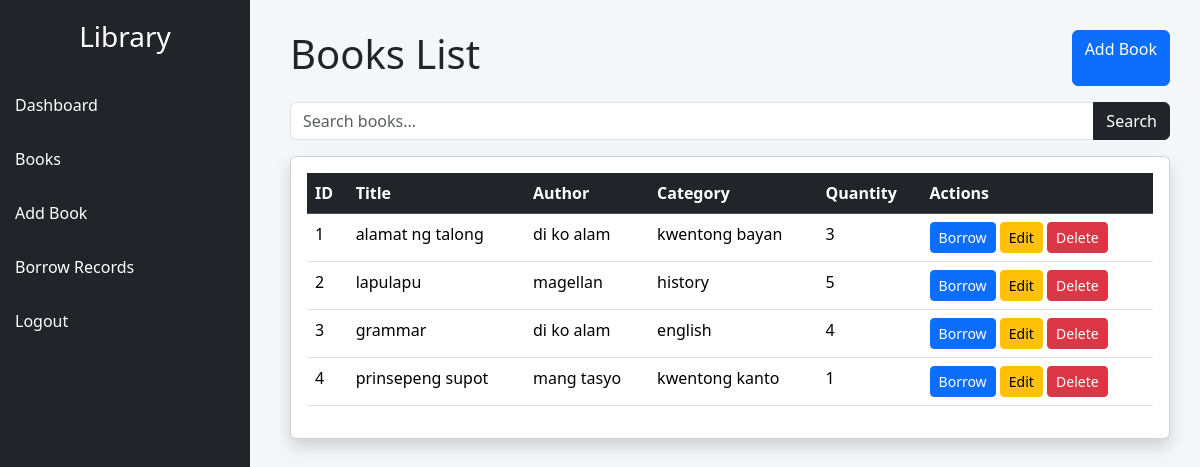
/books (signed in), run on the app's committed database.
### tables this page shows
CREATE TABLE books (
    id INTEGER PRIMARY KEY AUTOINCREMENT,
    title TEXT NOT NULL,
    author TEXT NOT NULL,
    category TEXT NOT NULL,
    quantity INTEGER NOT NULL
);

### app.py (the view)
@app.route('/books')
@login_required
def books():
    search = request.args.get('search', '')
    conn = sqlite3.connect('database.db')
    cursor = conn.cursor()
    cursor.execute("""
    SELECT * FROM books
    WHERE title LIKE ?
    """, ('%' + search + '%',))
    books = cursor.fetchall()
    conn.close()
    return render_template(
        'books.html',
        books=books
    )

### app.py (called while the page is built)
def login_required(f):
    @wraps(f)
    def decorated_function(*args, **kwargs):
        if 'user' not in session:
            return redirect('/login')
        return f(*args, **kwargs)
    return decorated_function

### templates/books.html (shortened to what this page needs)
<!DOCTYPE html>
<html>
<head>
    <link href="https://cdn.jsdelivr.net/npm/bootstrap@5.3.3/dist/css/bootstrap.min.css" rel="stylesheet">
</head>
<body>
<div class="sidebar">
    <h3 class="text-white text-center mb-4">
        Library
    </h3>
    <a href="/">Dashboard</a>
    <a href="/books">Books</a>
    <a href="/add_book">Add Book</a>
    <a href="/borrow_records">Borrow Records</a>
    <a href="/logout">Logout</a>
</div>
<div class="content">
    <div class="d-flex justify-content-between mb-3">
        <h1>Books List</h1>
        <a href="/add_book" class="btn btn-primary">
            Add Book
        </a>
    </div>
    <form method="GET" class="mb-3">
        <div class="input-group">
            <input
                type="text"
                name="search"
                class="form-control"
                placeholder="Search books..."
            >
            <button class="btn btn-dark">
                Search
            </button>
        </div>
    </form>
    <div class="card shadow p-3">
        <table class="table table-hover">
            <thead class="table-dark">
                <tr>
                    <th>ID</th>
                    <th>Title</th>
                    <th>Author</th>
                    <th>Category</th>
                    <th>Quantity</th>
                    <th>Actions</th>
                </tr>
            </thead>
            <tbody>
                {% for book in books %}
                <tr>
                    <td>{{ book[0] }}</td>
                    <td>{{ book[1] }}</td>
                    <td>{{ book[2] }}</td>
                    <td>{{ book[3] }}</td>
                    <td>{{ book[4] }}</td>
                    <td>
                        <a
                           href="/borrow_book/{{ book[0] }}"
                           class="btn btn-primary btn-sm"
                        >
                           Borrow
                        </a>
                        <a
                            href="/edit_book/{{ book[0] }}"
                            class="btn btn-warning btn-sm"
                        >
                            Edit
                        </a>
                        <a
                            href="/delete_book/{{ book[0] }}"
                            class="btn btn-danger btn-sm"
                            onclick="return confirm('Delete this book?')"
                        >
                            Delete
                        </a>
                    </td>
                </tr>
                {% endfor %}
            </tbody>
        </table>
    </div>
</div>
</body>
</html>

### templates/books.html (style rules this page uses)
body { background:#f4f6f9; }
.sidebar { width:250px; height:100vh; background:#212529; position:fixed; padding-top:20px; }
.sidebar a { color:white; display:block; padding:15px; text-decoration:none; }
.content { margin-left:260px; padding:30px; }

### data on the page
books: id "1", title "alamat ng talong", author "di ko alam", category "kwentong bayan", quantity "3"
books: id "2", title "lapulapu", author "magellan", category "history", quantity "5"
books: id "3", title "grammar", author "di ko alam", category "english", quantity "4"
books: id "4", title "prinsepeng supot", author "mang tasyo", category "kwentong kanto", quantity "1"
